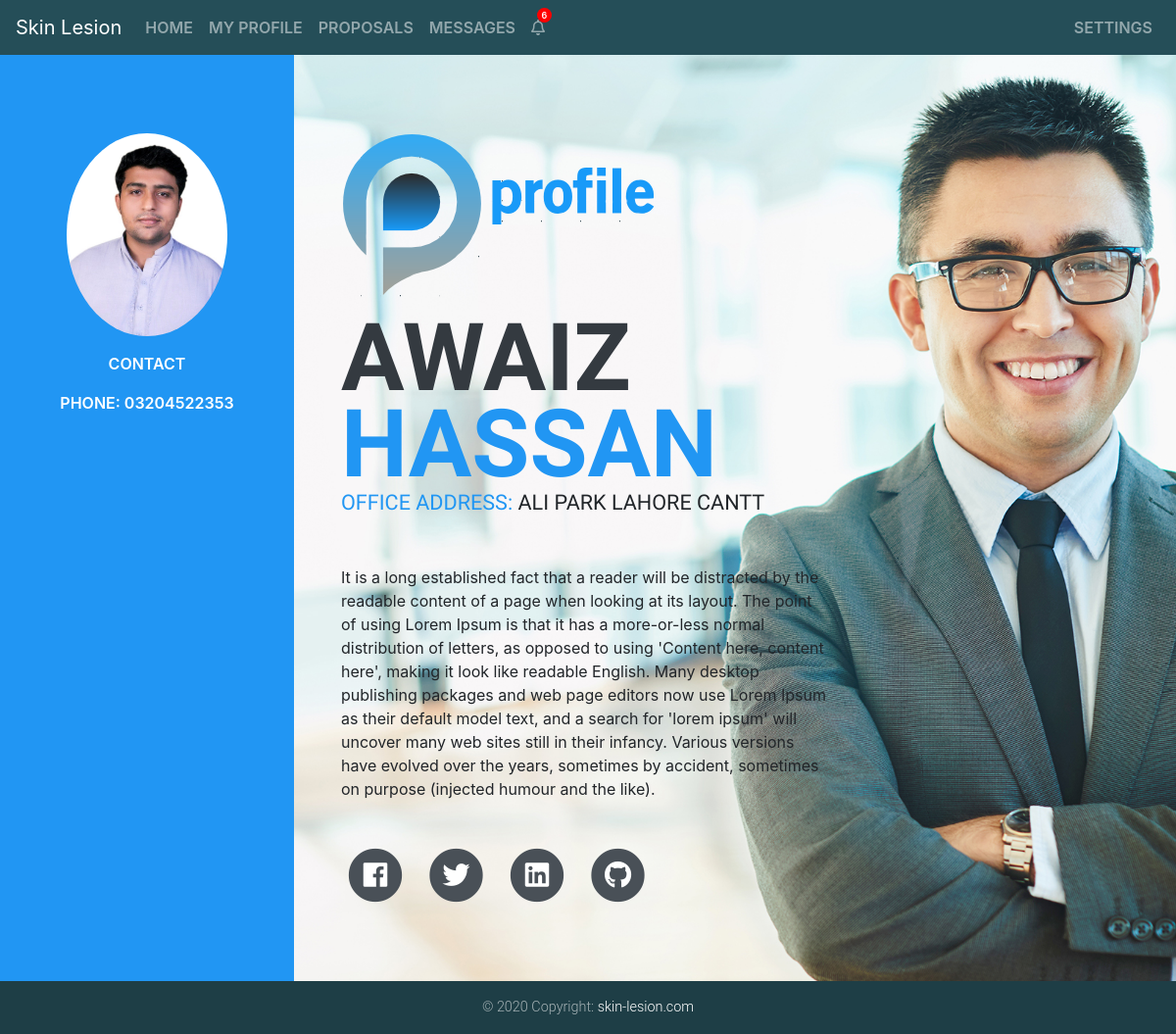
Screenshot of /doctor/2/view_profile with the database file from the repository.
### doctorHome/models.py (models this page shows)
class DoctorProfiles(models.Model):
    introduction=models.TextField()
    office_address= models.TextField()
    doctor_id = models.ForeignKey(Users,db_column="doctor_id",primary_key=True,on_delete=models.CASCADE)
    pic = models.ImageField(upload_to=path_and_rename,null=True,blank=True)
    phone=models.CharField(max_length=20,null=True,blank=True)

### signup/models.py (models this page shows)
class Users(models.Model):
    email = models.EmailField()
    password = models.CharField(max_length=20)
    user_type = models.IntegerField()
    date_registered = models.DateField()
    first_name = models.CharField(max_length=50)
    last_name = models.CharField(max_length=50)
    active = models.BooleanField()
    city = models.CharField(max_length=50)
    country = models.CharField(max_length=50)
    gender = models.IntegerField()
    DOB = models.DateField()

### doctorHome/views.py (the view)
# urls.py: path('view_profile',views.view_profile),
def view_profile(request,id):
    if request.method == 'GET':
        doctor_data = Users.objects.get(id=id)
        if doctor_data.user_type == 1:
            if DoctorProfiles.objects.filter(doctor_id=id).exists():
                profile_data = DoctorProfiles.objects.get(doctor_id=id)
            else:
                profile_data = 0
        else:
            raise Http404("Page not found.")
        return render(request,'view_doc_profile.html',{'profile_data': profile_data,'doctor_data':doctor_data})

### templates/view_doc_profile.html (shortened to what this page needs)
{% extends 'patient-base.html' %}
{% block content %}
    {% if doctor_data != 0 and profile_data != 0 %}
        {% load static %}
        <div class="container-fluid p-0">
            <div class="d-flex" style="flex-wrap: wrap;">
                <div class="sidebar bg-primary p-3 p-lg-5" style="flex:25%;text-align:center;">
                    <div style="position:relative; width:100%;">
                        {%  if profile_data.pic != "" %}
                            <img id="profile-picture" class="rounded-circle mb-2" width="80%" src="{{ profile_data.pic.url }}"  alt="Profile pic">
                        {% else %}
                            <img id="profile-picture" class="rounded-circle mb-2" width="80%" src="{% static 'images/no-profile-pic.png' %}" alt="Profile pic">
                        {% endif %}
                    </div>
                    <ul class="navbar-nav">
                        <li class="nav-item">
                            <a class="nav-link" href="#">Contact</a>
                        </li>
                        <li class="nav-item">
                            {% if profile_data.phone != "" %}
                                <a class="nav-link" href="#">Phone: {{ profile_data.phone }}</a>
                            {% else %}
                                <a class="nav-link" href="#">Phone: No given yet.</a>
                            {% endif %}
                        </li>
                    </ul>
                </div>
                <section class="resume-section p-3 p-lg-5" style="flex:75%;" id="about">
                    <div class="my-auto" >
                        <img src="{% static 'images/logo-s.png' %}" class="img-fluid mb-3" alt="">
                        <h1 class="mb-0" style="max-width: 500px;">{{ doctor_data.first_name }}
                        <span class="text-primary">{{ doctor_data.last_name }}</span>
                        </h1>
                        <div class="subheading mb-5" style="max-width: 500px;"><a href="#">OFFICE ADDRESS: </a>{{ profile_data.office_address }}
                        </div>
                        <p class="mb-5" style="max-width: 500px;" >{{ profile_data.introduction }}</p>
                        <ul class="list-inline list-social-icons mb-0">
                            <li class="list-inline-item">
                                <a href="#">
                                    <span class="fa-stack fa-lg">
                                    <i class="fa fa-circle fa-stack-2x"></i>
                                    <i class="fab fa-facebook fa-stack-1x fa-inverse"></i>
                                    </span>
                                </a>
                            </li>
                            <li class="list-inline-item">
                                <a href="#">
                                    <span class="fa-stack fa-lg">
                                    <i class="fa fa-circle fa-stack-2x"></i>
                                    <i class="fab fa-twitter fa-stack-1x fa-inverse"></i>
                                    </span>
                                </a>
                            </li>
                            <li class="list-inline-item">
                                <a href="#">
                                    <span class="fa-stack fa-lg">
                                    <i class="fa fa-circle fa-stack-2x"></i>
                                    <i class="fab fa-linkedin fa-stack-1x fa-inverse"></i>
                                    </span>
                                </a>
                            </li>
                            <li class="list-inline-item">
                                <a href="#">
                            <span class="fa-stack fa-lg">
                            <i class="fa fa-circle fa-stack-2x"></i>
                            <i class="fab fa-github fa-stack-1x fa-inverse"></i>
                            </span>
                        </a>
                            </li>
                        </ul>
                    </div>
                </section>
            </div>
        </div>
    {% endif %}
{% endblock %}

### statics/css/styles.css (style rules this page uses)
html { scroll-behavior: smooth; }
.navbar-nav .nav-item .nav-link { font-weight: 600; text-transform: uppercase; color: #fff; }

### templates/view_doc_profile.html (style rules this page uses)
h1,h2,h3,h4,h5,h6 { font-family: 'Saira Extra Condensed', serif; font-weight: 700; text-transform: uppercase; color: #343a40; }
h1 { font-size: 6rem; line-height: 5.5rem; }
a { color: #2196f3; }
.subheading { text-transform: uppercase; font-weight: 500; font-family: 'Saira Extra Condensed', serif; font-size: 1.35rem; }
.list-social-icons a { color: #495057; }
.list-social-icons a .fa-lg { font-size: 1.75rem; }
section.resume-section, .sidebar { padding-top: 5rem !important; padding-bottom: 5rem !important; min-height: 100vh; }
.text-primary { color: #2196f3 !important; }
#about { background-image: url(../../static/images/profile-banner.jpg); background-size: cover; background-position: center center; background-repeat: no-repeat; }
.bg-primary { background-color: #2196f3 !important; }

### rows the page displays
DoctorProfiles: pic (picture), phone "03204522353", office_address "ALI PARK LAHORE CANTT", introduction "It is a long established fact that a reader will be distracted by the readable content of a page when looking at its layout. The point of using Lorem Ipsum is that it has a more-or-less normal distribution of letters, as opposed to using 'Content here, content here', making it look like readable English. Many desktop publishing packages and web page editors now use Lorem Ipsum as their default model text, and a search for 'lorem ipsum' will uncover many web sites still in their infancy. Various versions have evolved over the years, sometimes by accident, sometimes on purpose (injected humour and the like)."
Users: first_name "AWAIZ", last_name "HASSAN"
